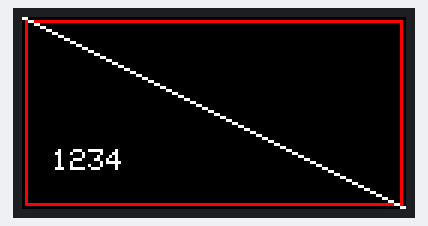
A program run on a simulated ESP32. Parts: 128×64 colour display. What the program prints to the serial monitor is not drawn.

Above: at 3.1 s.

The program:

main.cpp
```cpp
// (licence header left out)
#include <Arduino.h>
#include <FastLED.h>
#include <SPI.h>
#include <SD.h>
#define SD_CS 5
#define SD_SCK 18
#define SD_MISO 19
#define SD_MOSI 23

// Hub75 pins config
#define R1_PIN 25
#define G1_PIN 26
#define B1_PIN 27
#define R2_PIN 14
#define G2_PIN 17
#define B2_PIN 13
#define A_PIN 32
#define B_PIN 33
#define C_PIN 21
#define D_PIN 15
#define LAT_PIN 4
#define OE_PIN 22
#define CLK_PIN 16
#define E_PIN -1 // Hub75:-1;   Hub75E: 12

/********** CONFIG *************/
#define PANEL_RES_X 64 // Number of pixels wide of each INDIVIDUAL panel module.
#define PANEL_RES_Y 32 // Number of pixels tall of each INDIVIDUAL panel module.

#define NUM_ROWS 2                     // Number of rows of chained INDIVIDUAL PANELS
#define NUM_COLS 2                     // Number of INDIVIDUAL PANELS per ROW
#define PANEL_CHAIN NUM_ROWS *NUM_COLS // total number of panels chained one to another

// Change this to your needs, for details on VirtualPanel pls read the PDF!
#define SERPENT true
#define TOPDOWN false

#include <ESP32-VirtualMatrixPanel-I2S-DMA.h>
// placeholder for the matrix object
MatrixPanel_I2S_DMA *dma_display = nullptr;
VirtualMatrixPanel *virtualDisp = nullptr;

void setup()
{
  Serial.begin(115200);

  Serial.println(F("*****************************************************"));
  Serial.println(F("*        ESP32-HUB75-MatrixPanel-I2S-DMA DEMO       *"));
  Serial.println(F("*****************************************************"));

  HUB75_I2S_CFG mxconfig;

  mxconfig.gpio.r1 = R1_PIN;
  mxconfig.gpio.g1 = G1_PIN;
  mxconfig.gpio.b1 = B1_PIN;
  mxconfig.gpio.r2 = R2_PIN;
  mxconfig.gpio.g2 = G2_PIN;
  mxconfig.gpio.b2 = B2_PIN;
  mxconfig.gpio.a = A_PIN;
  mxconfig.gpio.b = B_PIN;
  mxconfig.gpio.c = C_PIN;
  mxconfig.gpio.d = D_PIN;
  mxconfig.gpio.e = E_PIN;
  mxconfig.gpio.lat = LAT_PIN;
  mxconfig.gpio.oe = OE_PIN;
  mxconfig.gpio.clk = CLK_PIN;

  mxconfig.mx_height = PANEL_RES_Y;
  mxconfig.mx_width = PANEL_RES_X;
  mxconfig.chain_length = PANEL_CHAIN;

  if (NUM_ROWS <= 1)
  {
    Serial.println(F("There is no reason to use the VirtualDisplay class for a single horizontal chain and row!"));
  }


  // OK, now we can create our matrix object
  dma_display = new MatrixPanel_I2S_DMA(mxconfig);

  // let's adjust default brightness to about 75%
  dma_display->setBrightness8(192);    // range is 0-255, 0 - 0%, 255 - 100%

  // Allocate memory and start DMA display
  if( not dma_display->begin() )
      Serial.println("****** !KABOOM! I2S memory allocation failed ***********");

  // create VirtualDisplay object based on our newly created dma_display object
  virtualDisp = new VirtualMatrixPanel((*dma_display), NUM_ROWS, NUM_COLS, PANEL_RES_X, PANEL_RES_Y, SERPENT, TOPDOWN);

  // So far so good, so continue
  virtualDisp->fillScreen(virtualDisp->color444(0, 0, 0));
  virtualDisp->drawDisplayTest(); // draw text numbering on each screen to check connectivity

  delay(3000);

  Serial.println("Chain of 64x32 panels for this example:");
  Serial.println("+--------+---------+");
  Serial.println("|   4    |    3    |");
  Serial.println("|        |         |");
  Serial.println("+--------+---------+");
  Serial.println("|   1    |    2    |");
  Serial.println("| (ESP)  |         |");
  Serial.println("+--------+---------+");

  virtualDisp->setCursor(10,virtualDisp->height()-20);
  virtualDisp->print("1234");
  virtualDisp->drawRect(1,1, virtualDisp->width()-2, virtualDisp->height()-2, virtualDisp->color565(255,0,0));

   // White line from top left to bottom right
   virtualDisp->drawLine(0,0, virtualDisp->width()-1, virtualDisp->height()-1, virtualDisp->color565(255,255,255));

}

void loop()
{
}
```
